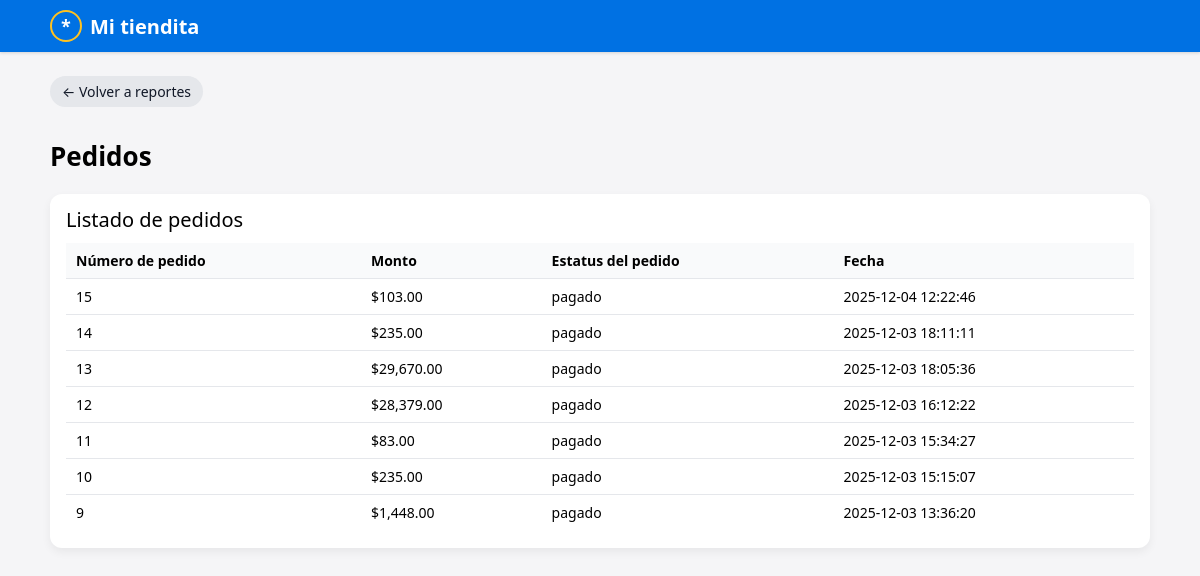
Screenshot of /PHP/admin_pedidos.php (signed in) with the database file from the repository.
### tables this page shows
CREATE TABLE `pedidos` (
  `id` int(11) NOT NULL,
  `usuario_id` int(11) NOT NULL,
  `carrito_id` int(11) NOT NULL,
  `direccion_id` int(11) NOT NULL,
  `total` decimal(10,2) NOT NULL,
  `estado` varchar(20) NOT NULL,
  `metodo_pago_id` int(11) NOT NULL,
  `horario_envio` varchar(50) NOT NULL,
  `creada_en` datetime NOT NULL,
  `estatus` varchar(30) NOT NULL DEFAULT 'en preparación'
);

### PHP/admin_pedidos.php (the view, shortened to what this page needs)
<?php
$conn = new mysqli("localhost", "walmartuser", "1234", "walmart");
$conn->set_charset("utf8mb4");
$sql = "SELECT id, total, estado, creada_en FROM pedidos ORDER BY creada_en DESC";
$res = $conn->query($sql);
$pedidos = $res->fetch_all(MYSQLI_ASSOC);
?>
<!DOCTYPE html>
<html lang="es">
<head>
    <link rel="stylesheet" href="../CSS/admin_reportes.css">
</head>
<body>
<header class="topbar">
    <div class="topbar-inner">
        <a href="admin_reportes.php" class="logo-link">
            <div class="logo-icon">
                <span class="logo-star">*</span>
            </div>
            <span class="logo-text">Mi tiendita</span>
        </a>
    </div>
</header>
<main class="reports-main">
    <a href="admin_reportes.php" class="btn-back">← Volver a reportes</a>
    <h1 class="reports-title">Pedidos</h1>
    <div class="table-wrapper">
        <div class="table-title">Listado de pedidos</div>
        <?php if (empty($pedidos)): ?>
            <p>No hay pedidos registrados.</p>
        <?php else: ?>
            <table>
                <thead>
                    <tr>
                        <th>Número de pedido</th>
                        <th>Monto</th>
                        <th>Estatus del pedido</th>
                        <th>Fecha</th>
                    </tr>
                </thead>
                <tbody>
                    <?php foreach ($pedidos as $p): ?>
                        <tr>
                            <td><?= (int)$p['id'] ?></td>
                            <td>$<?= number_format($p['total'], 2) ?></td>
                            <td><?= htmlspecialchars($p['estado']) ?></td>
                            <td><?= htmlspecialchars($p['creada_en']) ?></td>
                        </tr>
                    <?php endforeach; ?>
                </tbody>
            </table>
        <?php endif; ?>
    </div>
</main>
</body>
</html>

### CSS/admin_reportes.css (style rules this page uses)
body { margin: 0; font-family: system-ui, -apple-system, BlinkMacSystemFont, "Segoe UI", sans-serif; background-color: #f5f5f7; }
.topbar { background-color: #0071e3; padding: 10px 0; box-shadow: 0 1px 3px rgba(0,0,0,0.15); }
.topbar-inner { max-width: 1100px; margin: 0 auto; padding: 0 16px; display: flex; align-items: center; }
.logo-link { display: inline-flex; align-items: center; gap: 8px; text-decoration: none; color: #ffffff; }
.logo-icon { width: 28px; height: 28px; border-radius: 50%; border: 2px solid #ffc220; display: flex; align-items: center; justify-content: center; }
.logo-star { color: #ffffff; font-size: 18px; font-weight: 700; }
.logo-text { font-size: 20px; font-weight: 600; }
.reports-main { max-width: 1100px; margin: 24px auto 40px; padding: 0 16px; }
.reports-title { font-size: 26px; margin-bottom: 20px; }
.btn-back { display: inline-block; margin-bottom: 14px; padding: 6px 12px; border-radius: 999px; background-color: #e5e7eb; color: #111827; font-size: 14px; text-decoration: none; }
.table-wrapper { margin-top: 10px; background-color: #ffffff; border-radius: 12px; box-shadow: 0 4px 10px rgba(0,0,0,0.06); padding: 12px 16px 18px; }
.table-title { font-size: 20px; margin-bottom: 10px; }
table { width: 100%; border-collapse: collapse; font-size: 14px; }
th, td { padding: 8px 10px; text-align: left; border-bottom: 1px solid #e5e7eb; }
th { font-weight: 600; background-color: #f9fafb; }
tr:last-child td { border-bottom: none; }

### rows the page displays
pedidos: id "15", total "103.00", estado "pagado", creada_en "2025-12-04 12:22:46"
pedidos: id "14", total "235.00", estado "pagado", creada_en "2025-12-03 18:11:11"
pedidos: id "13", total "29,670.00", estado "pagado", creada_en "2025-12-03 18:05:36"
pedidos: id "12", total "28,379.00", estado "pagado", creada_en "2025-12-03 16:12:22"
pedidos: id "11", total "83.00", estado "pagado", creada_en "2025-12-03 15:34:27"
pedidos: id "10", total "235.00", estado "pagado", creada_en "2025-12-03 15:15:07"
pedidos: id "9", total "1,448.00", estado "pagado", creada_en "2025-12-03 13:36:20"
